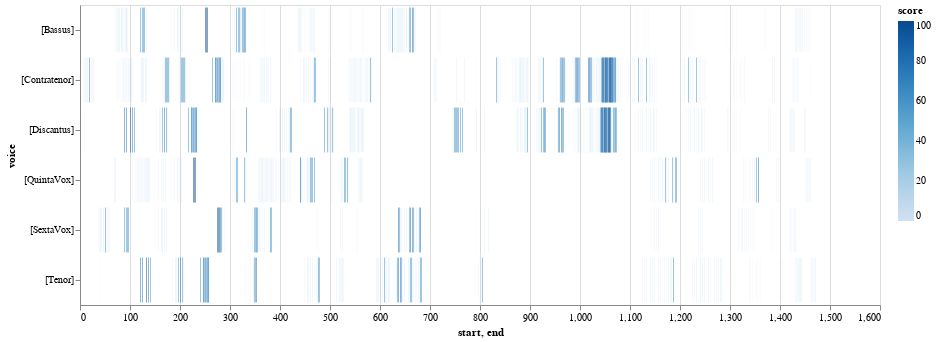

Write notebook code for a chart like this one.
### Code cell
viz.plot_close_match_heatmap(mel_ngrams, '-2, -2, -2, -2, -2', selected_patterns=[], voices=[])

### Figure 1 — Vega-Lite specification as saved in the notebook (floating-point values rounded to 4 significant figures; data arrays with more than 128 entries replaced by an {"elided": "..."} marker saying what was removed)
{"config": {"view": {"continuousWidth": 400, "continuousHeight": 300}}, "data": {"name": "data-19312d505cc9ea871f9a9e41225288f1"}, "mark": "bar", "encoding": {"color": {"type": "quantitative", "field": "score"}, "opacity": {"condition": {"value": 1, "test": "(datum.score > SelectorName.cutoff)"}, "value": 0.2}, "tooltip": [], "x": {"type": "quantitative", "field": "start"}, "x2": {"field": "end"}, "y": {"type": "nominal", "field": "voice"}}, "height": 300, "selection": {"SelectorName": {"type": "single", "fields": ["cutoff"], "bind": {"input": "range", "max": 100, "min": 0, "name": "cutoff:", "step": 1}, "init": {"cutoff": 50}}}, "width": 800, "$schema": "https://vega.github.io/schema/vega-lite/v4.8.1.json", "datasets": {"data-19312d505cc9ea871f9a9e41225288f1": {"elided": "1000 records"}}}
